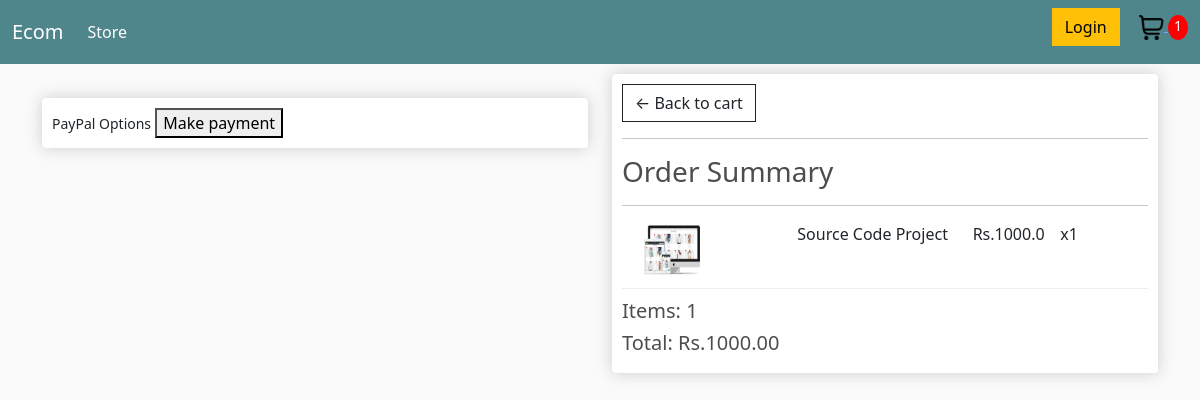
Screenshot of /checkout/ (signed in) with the database file from the repository.
### store/models.py (models this page shows, shortened)
class OrderItems(models.Model):
    product = models.ForeignKey(Products, on_delete=models.SET_NULL, null=True, blank=True)
    order = models.ForeignKey(Order, on_delete=models.SET_NULL, null=True, blank=True)
    quantity = models.IntegerField(default=0, null=True, blank=True)
    date_added = models.DateTimeField(auto_now_add=True)
    @property
    def get_total(self):
        total = self.product.price * self.quantity
        return total

class Products(models.Model):
    name = models.CharField(max_length=200, null=True)
    price = models.FloatField()
    digital = models.BooleanField(default=False, null=True, blank=False)
    image = models.ImageField(null=True, blank=True)
    @property
    def imageURL(self):
        try:
            url=self.image.url
        except:
            url=''
        return url

class Order(models.Model):
    customer = models.ForeignKey(Customer, on_delete=models.SET_NULL, null=True, blank=True)
    date_ordered = models.DateTimeField(auto_now_add=True)
    complete = models.BooleanField(default=False, null=True, blank=False)
    transaction_id = models.CharField(max_length=200, null=True)
    @property
    def shipping(self):
        shipping = False
        orderitems = self.orderitems_set.all()
        for i in orderitems:
            if i.product.digital == False:
                shipping = True
        return shipping
    @property
    def get_cart_total(self):
        orderitems = self.orderitems_set.all()
        total = sum([item.get_total for item in orderitems])
        return total
    @property
    def get_cart_items(self):
        orderitems = self.orderitems_set.all()
        total = sum([item.quantity for item in orderitems])
        return total

### store/views.py (the view)
# urls.py: path('checkout/', checkout, name='checkout'),
def checkout(request):
    if request.user.is_authenticated:
        customer = request.user.customer
        order, created = Order.objects.get_or_create(customer = customer, complete = False)
        items = order.orderitems_set.all()
        cartItems = order.get_cart_items
    else:
        items = []
        order = {'get_cart_total':0, 'get_cart_items':0, 'shipping':False}
        cartItems = order.get_cart_items
    context = {'items':items, 'order':order, 'cartItems':cartItems}
    return render(request, 'store/Checkout.html', context)

### store/templates/store/Checkout.html (shortened to what this page needs)
{% extends 'store/Main.html' %}
{% load static %}
{% block content %}
<div class="row">
    <div class="col-lg-6" >
        <br>
        <div class="box-element hidden" id="payment-info">
            <small>PayPal Options</small>
            <button id="make-payment">Make payment</button>
        </div>
    </div>
    <div class="col-lg-6">
        <div class="box-element">
            <a class="btn btn-outline-dark" href="{% url 'cart' %}">&#x2190; Back to cart</a>
            <hr>
            <h3>Order Summary</h3>
            <hr>
            {% for item in items%}
            <div class="cart-row">
                <div style="flex:2"><img class="row-image" src="{{item.product.imageURL}}"></div>
                <div style="flex:2">
                    <p>{{item.product.name}}</p>
                </div>
                <div style="flex:1">
                    <p>Rs.{{item.product.price}}</p>
                </div>
                <div style="flex:1">
                    <p>x{{item.quantity}}</p>
                </div>
            </div>
            {% endfor %}
            <h5>Items: {{order.get_cart_items}}</h5>
            <h5>Total: Rs.{{order.get_cart_total|floatformat:2}}</h5>
        </div>
    </div>
</div>
{% endblock content %}

### static/css/main.css (style rules this page uses)
body { background-color: hsl(0, 0%, 98%); }
h1,h2,h3,h4,h5,h6 { color:hsl(0, 0%, 30%); }
.box-element { box-shadow:hsl(0, 0%, 80%) 0 0 16px; background-color: #fff; border-radius: 4px; padding: 10px; }
.col-lg-4, .col-lg-6, .col-lg-8, .col-lg-12 { margin-top: 10px; }
.btn { border-radius: 0; }
.row-image { width: 100px; }
.cart-row { display: flex; align-items: flex-stretch; padding-bottom: 10px; margin-bottom: 10px; border-bottom: 1px solid #ececec; }

### rows the page displays
OrderItems: product.imageURL (picture), product.name "Source Code Project", product.price "1000.0", quantity "1"
Order: get_cart_items "1", get_cart_total "1000.00"

### other values shown
{{ cartItems }} "1"
